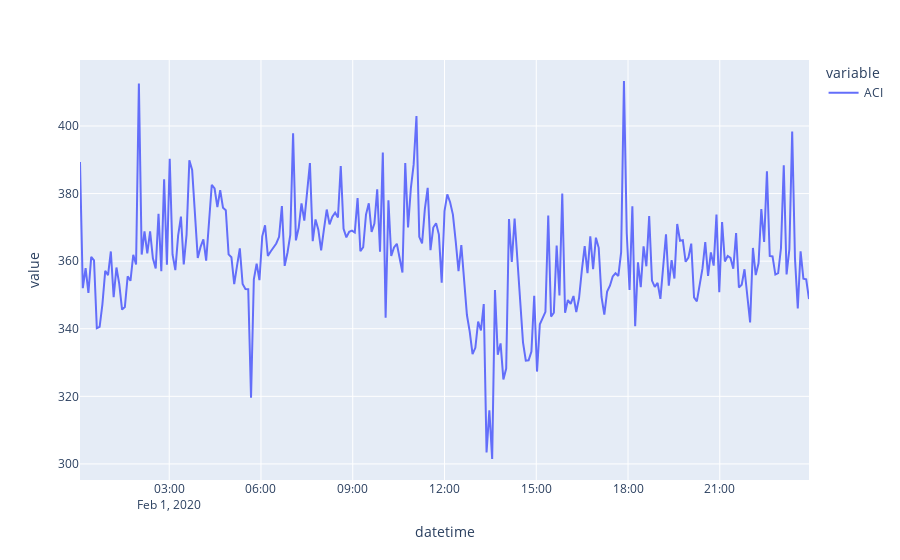

Notebook source saved alongside this figure:
### Code cell
fig = px.line(df, x="datetime", y=["ACI"])
fig.show()

### Figure 1 — Plotly figure (JSON) as saved in the notebook; plotly's stock layout.template omitted (floating-point values rounded to 4 significant figures; data arrays with more than 128 entries replaced by an {"elided": "..."} marker saying what was removed)
{"data": [{"hovertemplate": "variable=ACI<br>datetime=%{x}<br>value=%{y}<extra></extra>", "legendgroup": "ACI", "line": {"color": "#636efa", "dash": "solid"}, "marker": {"symbol": "circle"}, "mode": "lines", "name": "ACI", "orientation": "v", "showlegend": true, "type": "scatter", "visible": true, "x": {"elided": "261 str values"}, "xaxis": "x", "y": {"elided": "261 float values"}, "yaxis": "y"}], "layout": {"autosize": true, "legend": {"title": {"text": "variable"}, "tracegroupgap": 0}, "margin": {"t": 60}, "xaxis": {"anchor": "y", "autorange": true, "domain": [0, 1], "range": ["2020-02-01 00:05", "2020-02-01 23:55"], "title": {"text": "datetime"}, "type": "date"}, "yaxis": {"anchor": "x", "autorange": true, "domain": [0, 1], "range": [295.2, 419.5], "title": {"text": "value"}, "type": "linear"}}}
